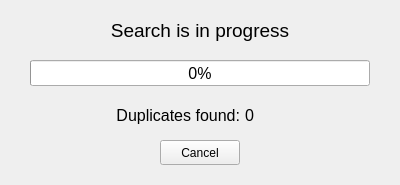
<?xml version="1.0" encoding="UTF-8"?>
<ui version="4.0">
 <class>DDProgressWindow</class>
 <widget class="QMainWindow" name="DDProgressWindow">
  <property name="windowModality">
   <enum>Qt::ApplicationModal</enum>
  </property>
  <property name="geometry">
   <rect>
    <x>0</x>
    <y>0</y>
    <width>400</width>
    <height>185</height>
   </rect>
  </property>
  <property name="minimumSize">
   <size>
    <width>400</width>
    <height>185</height>
   </size>
  </property>
  <property name="maximumSize">
   <size>
    <width>400</width>
    <height>185</height>
   </size>
  </property>
  <property name="windowTitle">
   <string>Duplicate Detector Searching...</string>
  </property>
  <widget class="QWidget" name="centralwidget">
   <widget class="QProgressBar" name="progressBar">
    <property name="geometry">
     <rect>
      <x>30</x>
      <y>60</y>
      <width>340</width>
      <height>26</height>
     </rect>
    </property>
    <property name="sizePolicy">
     <sizepolicy hsizetype="Fixed" vsizetype="Fixed">
      <horstretch>0</horstretch>
      <verstretch>0</verstretch>
     </sizepolicy>
    </property>
    <property name="font">
     <font>
      <pointsize>12</pointsize>
     </font>
    </property>
    <property name="value">
     <number>0</number>
    </property>
    <property name="alignment">
     <set>Qt::AlignCenter</set>
    </property>
    <property name="textVisible">
     <bool>true</bool>
    </property>
    <property name="orientation">
     <enum>Qt::Horizontal</enum>
    </property>
    <property name="invertedAppearance">
     <bool>false</bool>
    </property>
    <property name="textDirection">
     <enum>QProgressBar::TopToBottom</enum>
    </property>
   </widget>
   <widget class="QLabel" name="labelTitle">
    <property name="geometry">
     <rect>
      <x>70</x>
      <y>10</y>
      <width>260</width>
      <height>40</height>
     </rect>
    </property>
    <property name="font">
     <font>
      <pointsize>14</pointsize>
     </font>
    </property>
    <property name="text">
     <string>Search is in progress</string>
    </property>
    <property name="alignment">
     <set>Qt::AlignCenter</set>
    </property>
   </widget>
   <widget class="QPushButton" name="buttonCancel">
    <property name="geometry">
     <rect>
      <x>160</x>
      <y>140</y>
      <width>80</width>
      <height>25</height>
     </rect>
    </property>
    <property name="text">
     <string>Cancel</string>
    </property>
   </widget>
   <widget class="QLabel" name="label_2">
    <property name="geometry">
     <rect>
      <x>100</x>
      <y>105</y>
      <width>140</width>
      <height>20</height>
     </rect>
    </property>
    <property name="font">
     <font>
      <pointsize>12</pointsize>
     </font>
    </property>
    <property name="text">
     <string>Duplicates found:</string>
    </property>
    <property name="alignment">
     <set>Qt::AlignRight|Qt::AlignTrailing|Qt::AlignVCenter</set>
    </property>
   </widget>
   <widget class="QLabel" name="labelCount">
    <property name="geometry">
     <rect>
      <x>245</x>
      <y>105</y>
      <width>80</width>
      <height>20</height>
     </rect>
    </property>
    <property name="font">
     <font>
      <pointsize>12</pointsize>
     </font>
    </property>
    <property name="text">
     <string>0</string>
    </property>
   </widget>
  </widget>
 </widget>
 <resources/>
 <connections>
  <connection>
   <sender>buttonCancel</sender>
   <signal>clicked()</signal>
   <receiver>DDProgressWindow</receiver>
   <slot>close()</slot>
   <hints>
    <hint type="sourcelabel">
     <x>199</x>
     <y>152</y>
    </hint>
    <hint type="destinationlabel">
     <x>199</x>
     <y>92</y>
    </hint>
   </hints>
  </connection>
 </connections>
</ui>
